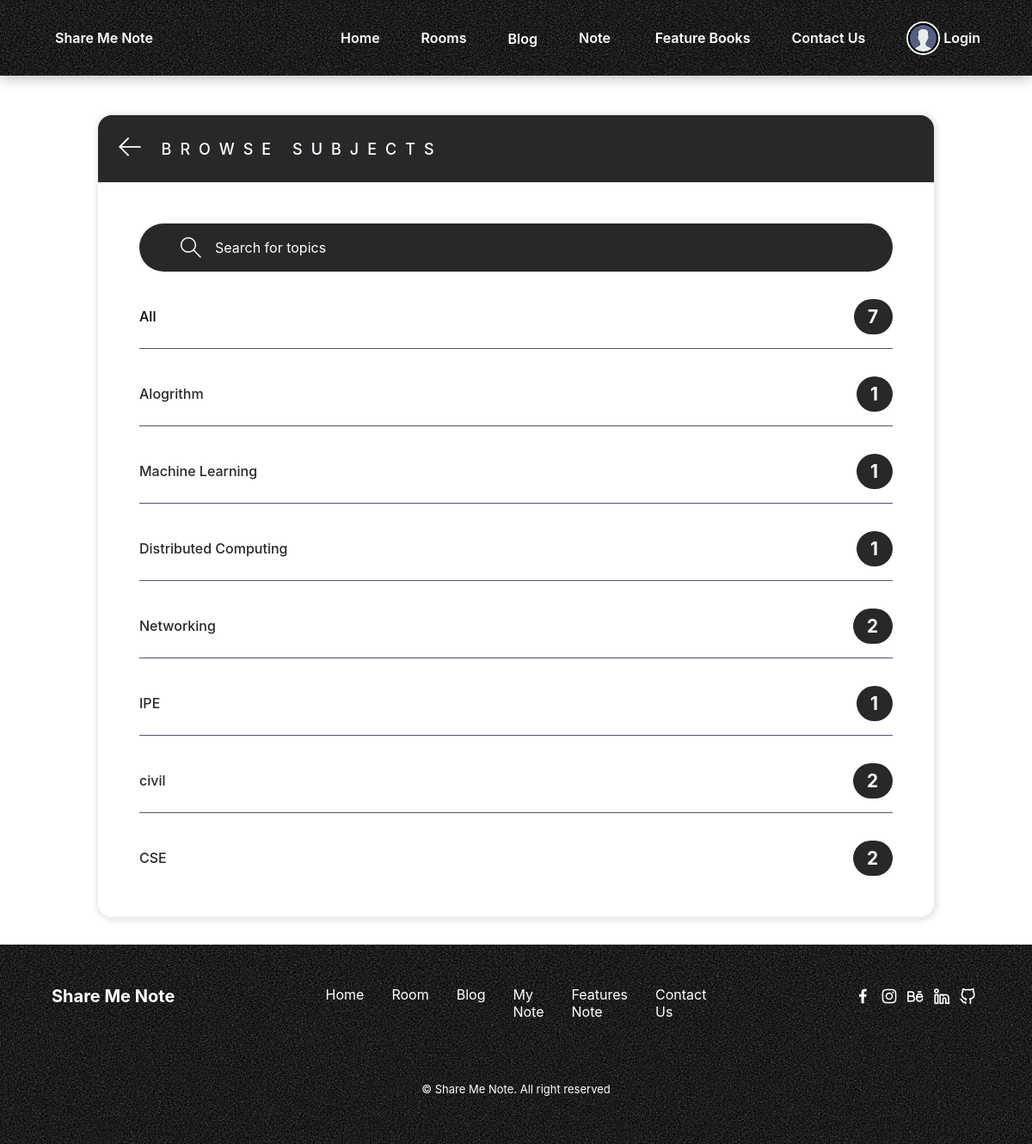
Page /allsubjects/ on the committed database.
### note/models.py (models this page shows, shortened)
class AllSubject(models.Model):
    name = models.CharField(max_length=30)

### note/views.py (the view)
# urls.py: path('allsubjects/', views.AllSubjectPage, name="subjects"),
def AllSubjectPage(request):
    q = request.GET.get('q') if request.GET.get('q') != None else ''
    subjects = AllSubject.objects.filter(name__icontains=q)
    return render(request, 'note/allsubjects.html', {'subjects': subjects})

### note/templates/note/allsubjects.html (shortened to what this page needs)
{% extends 'main.html' %}
{% block content %}
<main class="create-room layout " >
  <div class="container">
    <div class="layout__box" style="top:50%;">
      <div class="layout__boxHeader">
        <div class="layout__boxTitle">
          <a href="{% url 'note' %}">
            <svg version="1.1" xmlns="http://www.w3.org/2000/svg" width="32" height="32" viewBox="0 0 32 32">
              <title>arrow-left</title>
              <path
                d="M13.723 2.286l-13.723 13.714 13.719 13.714 1.616-1.611-10.96-10.96h27.625v-2.286h-27.625l10.965-10.965-1.616-1.607z">
              </path>
            </svg>
          </a>
          <h3>Browse Subjects</h3>
        </div>
      </div>
      <div class="topics-page layout__body">
        <form action="" method="GET" class="header__search">
          <label>
            <input name="q" placeholder="Search for topics" />
          </label>
        </form>
        <ul class="topics__list">
          <li>
            <a href="{% url 'subjects' %}" class="active">All <span>{{subjects.count}}</span></a>
          </li>
          {% for subject in subjects %}
          <li>
            <a href="{% url 'note' %}?q={{subject.name}}">{{ subject.name }} <span>{{subject.notes_set.all.count}}</span></a>
          </li>
          {% endfor %}
        </ul>
      </div>
    </div>
  </div>
</main>
{% endblock content %}

### static/styles/style.css (style rules this page uses)
:root { --header-height: 3.5rem; --dark-green-color: #28282b; --green-color: #28282b; --green-color-light: #28282b; --green-color-lighten: #38b000; --white-color: #fff; --body-color: hsl(220, 100%, 97%); --color-main: #28282b; --color-main-light: #e1f6fb; --color-dark: #28282b; --color-dark-medium: #51546e; --color-dark-light: #414141; --color-light: #5a5a5a; --color-gray: #8b8b8b; --color-light-gray: #787878; --color-bg: #28282b; --color-success: #212529; --color-error: #fc4b0b; --color-black: #000000; --body-font: "Montserrat", sans-serif; --normal-font-size: 0.938rem; --font-regular: 400; --font-semi-bold: 600; --z-tooltip: 10; --z-fixed: 100; }
@media screen and (min-width: 1024px) { :root { --normal-font-size: 1rem; } }
* { font-family: "DM Sans", -apple-system, BlinkMacSystemFont, "Segoe UI", Roboto, Oxygen, Ubuntu, Cantarell, "Open Sans", "Helvetica Neue", sans-serif; margin: 0; padding: 0; box-sizing: border-box; text-rendering: optimizeLegibility; font-size: inherit; }
body { font-family: var(--body-font); font-size: var(--normal-font-size); }
ul { list-style: none; }
a { text-decoration: none; }
.container { max-width: 100rem; width: 90%; margin: auto; }
.header__search > label { background-color: var(--color-dark); padding: 1rem 2rem; display: flex; align-items: center; gap: 1rem; border-radius: 5rem; }
.header__search ::placeholder { color: white; opacity: 1; }
.header__search svg { fill: var(--white-color); width: 24px; height: 24px; margin-left: 1rem; }
input::placeholder { color: var(--color-gray); }
.header__search input { width: 18rem; background: transparent; border: none; outline: none; color: var(--white-color); }
@media screen and (min-width: 1118px) { .container { margin-inline: auto; } }
.layout { margin-top: 8.4rem; }
.layout > .container { display: flex; justify-content: space-between; align-items: flex-start; }
.layout__box { width: 90%; max-width: 48rem; min-height: 40rem; margin: auto; background-color: var(--white-color); border-radius: 1rem; box-shadow: 1px 1px 6px 3px rgba(0, 0, 0, 0.1); overflow: hidden; }
.layout__boxHeader { display: flex; padding: 1.5rem; background-color: var(--dark-green-color); }
.layout__boxTitle { display: flex; gap: 1.5rem; align-items: center; }
.layout__boxTitle h3 { text-transform: uppercase; letter-spacing: 10px; font-weight: 500; font-size: large; color: var(--white-color); }
.layout__boxTitle svg { width: 1.6rem; height: 1.6rem; fill: var(--white-color); }
.layout__body { margin: 3rem; }
.topics__list { list-style: none; }
.topics__list li a { display: flex; align-items: center; justify-content: space-between; margin-bottom: 3rem; font-weight: 500; color: var(--green-color); transition: all 0.3s ease-in-out; }
.topics__list li a.active, .topics__list li a:hover { color: var(--color-black); }
.topics__list li a span { padding: 0.5rem 1rem; background-color: var(--green-color); color: var(--white-color); border-radius: 5rem; font-size: 1.3rem; font-weight: 700; letter-spacing: 1px; }
.topics-page .topics__list li:not(:last-child) a { margin: 2rem 0; padding-bottom: 1rem; text-decoration: none; border-bottom: 1px solid var(--color-dark-medium); }
.topics-page .header__search { display: block; }
.create-room.layout .layout__box { max-width: 68rem; }

### rows in the picture
AllSubject: name "Alogrithm", notes_set.all.count "1"
AllSubject: name "Machine Learning", notes_set.all.count "1"
AllSubject: name "Distributed Computing", notes_set.all.count "1"
AllSubject: name "Networking", notes_set.all.count "2"
AllSubject: name "IPE", notes_set.all.count "1"
AllSubject: name "civil", notes_set.all.count "2"
AllSubject: name "CSE", notes_set.all.count "2"

### other values in the picture
{{ subjects.count }} "7"
